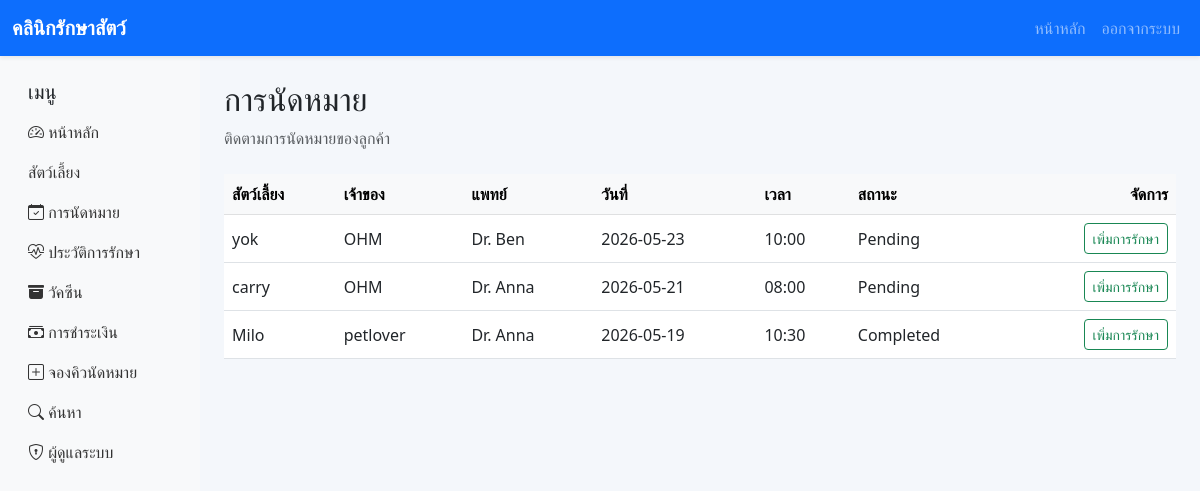
The app's page /admin/appointments (signed in) with its own data.
### models/appointment.py (models this page shows)
class Appointment(db.Model):
    __tablename__ = 'appointments'
    id = db.Column(db.Integer, primary_key=True)
    pet_id = db.Column(db.Integer, db.ForeignKey('pets.id'), nullable=False)
    doctor_id = db.Column(db.Integer, db.ForeignKey('doctors.id'), nullable=False)
    appointment_date = db.Column(db.Date, nullable=False)
    appointment_time = db.Column(db.String(20), nullable=False)
    status = db.Column(db.String(50), nullable=False, default='Pending')
    note = db.Column(db.Text, nullable=True)
    treatment = db.relationship('Treatment', backref='appointment', uselist=False)
    payment = db.relationship('Payment', backref='appointment', uselist=False)

### models/pet.py (models this page shows)
class Pet(db.Model):
    __tablename__ = 'pets'
    id = db.Column(db.Integer, primary_key=True)
    owner_id = db.Column(db.Integer, db.ForeignKey('users.id'), nullable=False)
    pet_name = db.Column(db.String(120), nullable=False)
    species = db.Column(db.String(80), nullable=False)
    breed = db.Column(db.String(100), nullable=True)
    age = db.Column(db.Integer, nullable=True)
    gender = db.Column(db.String(20), nullable=True)
    weight = db.Column(db.Float, nullable=True)
    image = db.Column(db.String(200), nullable=True)
    appointments = db.relationship('Appointment', backref='pet', lazy=True)
    vaccines = db.relationship('Vaccine', backref='pet', lazy=True)

### models/user.py (models this page shows, shortened)
class User(UserMixin, db.Model):
    __tablename__ = 'users'
    id = db.Column(db.Integer, primary_key=True)
    username = db.Column(db.String(80), unique=True, nullable=False)
    email = db.Column(db.String(120), unique=True, nullable=False)
    password_hash = db.Column(db.String(200), nullable=False)
    role = db.Column(db.String(20), default='user', nullable=False)
    created_at = db.Column(db.DateTime, default=datetime.utcnow)
    pets = db.relationship('Pet', backref='owner', lazy=True)
    def is_admin(self):
        return self.role == 'admin'

### models/doctor.py (models this page shows)
class Doctor(db.Model):
    __tablename__ = 'doctors'
    id = db.Column(db.Integer, primary_key=True)
    doctor_name = db.Column(db.String(120), nullable=False)
    specialty = db.Column(db.String(120), nullable=False)
    phone = db.Column(db.String(50), nullable=True)
    email = db.Column(db.String(120), nullable=True)
    appointments = db.relationship('Appointment', backref='doctor', lazy=True)

### routes/admin.py (the view)
    def wrapper(*args, **kwargs):
        if not current_user.is_authenticated or not current_user.is_admin():
            flash('หน้านี้สำหรับผู้ดูแลระบบเท่านั้น', 'danger')
            return redirect(url_for('user.dashboard'))
        return func(*args, **kwargs)

### routes/admin.py (called while the page is built)
def admin_required(func):
    def wrapper(*args, **kwargs):
        if not current_user.is_authenticated or not current_user.is_admin():
            flash('หน้านี้สำหรับผู้ดูแลระบบเท่านั้น', 'danger')
            return redirect(url_for('user.dashboard'))
        return func(*args, **kwargs)
    wrapper.__name__ = func.__name__
    return wrapper

@admin_bp.route('/appointments')
@login_required
@admin_required
def appointments():
    appointments = Appointment.query.order_by(Appointment.appointment_date.desc()).all()
    return render_template('admin/appointments.html', appointments=appointments)

### templates/admin/appointments.html (shortened to what this page needs)
{% extends 'base.html' %}
{% block content %}
<div class="mb-4"><h2>การนัดหมาย</h2><p class="text-muted">ติดตามการนัดหมายของลูกค้า</p></div>
<div class="table-responsive">
<table class="table table-hover align-middle"><thead class="table-light"><tr><th>สัตว์เลี้ยง</th><th>เจ้าของ</th><th>แพทย์</th><th>วันที่</th><th>เวลา</th><th>สถานะ</th><th class="text-end">จัดการ</th></tr></thead><tbody>
    {% for appointment in appointments %}
    <tr>
        <td>{{ appointment.pet.pet_name }}</td>
        <td>{{ appointment.pet.owner.username }}</td>
        <td>{{ appointment.doctor.doctor_name }}</td>
        <td>{{ appointment.appointment_date }}</td>
        <td>{{ appointment.appointment_time }}</td>
        <td>{{ appointment.status }}</td>
        <td class="text-end"><a class="btn btn-sm btn-outline-success" href="{{ url_for('admin.add_treatment', appointment_id=appointment.id) }}">เพิ่มการรักษา</a></td>
    </tr>
    {% else %}
    <tr><td colspan="7" class="text-center">ไม่มีการนัดหมาย</td></tr>
    {% endfor %}
</tbody></table>
</div>
{% endblock %}

### static/css/style.css (style rules this page uses)
body { background: #f4f7fb; min-height: 100vh; }
.table td, .table th { vertical-align: middle; }

### records on screen
Appointment: pet.pet_name "yok", pet.owner.username "OHM", doctor.doctor_name "Dr. Ben", appointment_date "2026-05-23", appointment_time "10:00", status "Pending"
Appointment: pet.pet_name "carry", pet.owner.username "OHM", doctor.doctor_name "Dr. Anna", appointment_date "2026-05-21", appointment_time "08:00", status "Pending"
Appointment: pet.pet_name "Milo", pet.owner.username "petlover", doctor.doctor_name "Dr. Anna", appointment_date "2026-05-19", appointment_time "10:30", status "Completed"
